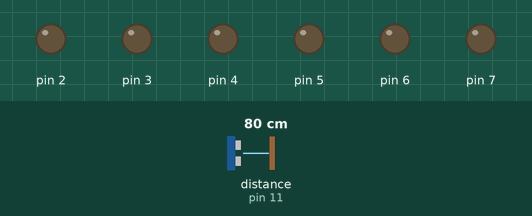
Simulated run of this sketch. Board: Arduino Uno, built with avr-gcc and run on an emulated ATmega328P. On the bench: output pins drawn as LEDs (lit = HIGH). Wiring (inferred from the names in the program): ultrasonic range finder: trigger pin 12; echo pin 11. Inputs (shaded band) come from the test bench; at power-on: distance to the obstacle (sensor on pin 11) 80 cm. The echo pulse lasts 58.3 µs per cm; pins used as bus, display or sensor lines are not drawn.

Above: at 1.2 s.
1.3 s: distance to the obstacle (sensor on pin 11) set to 33 cm
2.8 s: distance to the obstacle (sensor on pin 11) set to 28 cm
At 3.6 s:
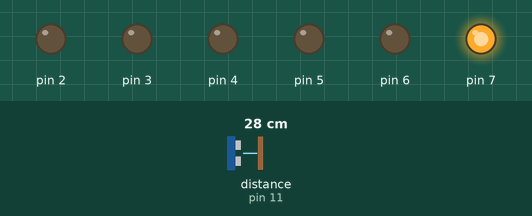
13.3 s: distance to the obstacle (sensor on pin 11) set to 35 cm
At 14.4 s:
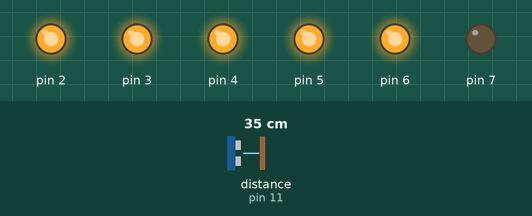
16.3 s: distance to the obstacle (sensor on pin 11) set to 2 cm
At 17.4 s:
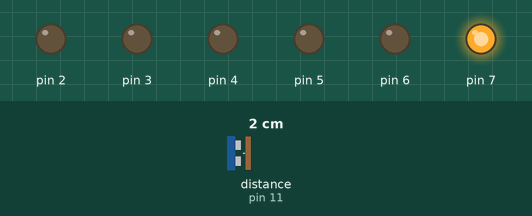
Timing chart, 0 to 18.8 s (numbered marks = the images above; inputs shaded):
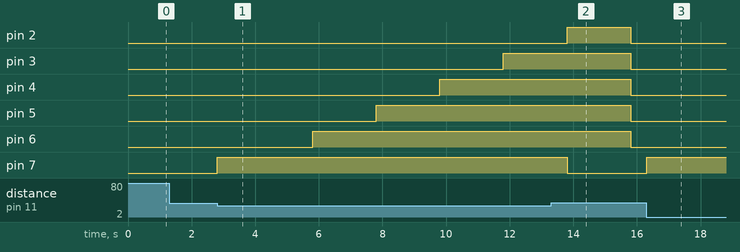

The sketch:

Timer_Code.ino
```cpp
int echoPin = 11;
int trigPin = 12;
long duration;
int distance;

void setup() {
  for (int i = 2; i <= 7; i++) {
    pinMode (i, OUTPUT);
  }
  pinMode (trigPin, OUTPUT);
  pinMode (echoPin, INPUT);
}
void loop() {
  digitalWrite(trigPin, LOW);
  delayMicroseconds(2);
  digitalWrite(trigPin, HIGH);
  delayMicroseconds(10);
  digitalWrite(trigPin, LOW);
  duration = pulseIn(echoPin, HIGH);
  distance = (duration * .0343) / 2;


  if (distance > 0 && distance <= 30) {
    ledtimer();
  }
}

void ledtimer() {
  digitalWrite (7, HIGH);
  delay(3000);
  for (int i = 6; i >= 2; i--) {
    digitalWrite (i, HIGH);
    if (i == 2) {
      digitalWrite (7, LOW);
    }
    delay(2000);
  }
  for (int i = 7; i >= 2; i--) {
    digitalWrite (i, LOW);

  }
}
```

Measured:
- the behaviour switches between 32 and 31 cm on distance to the obstacle (sensor on pin 11) (found by bisection; images 0 and 1)
- after the input at 1.3 s, every drawn part: stays the same
- after the input at 2.8 s, pin 3: LOW → HIGH after 9.0 s; pin 4: LOW → HIGH after 7.0 s; pin 5: LOW → HIGH after 5.0 s; pin 6: LOW → HIGH after 3.0 s; pin 7: LOW → HIGH at once
- after the input at 13.3 s, pin 7: goes on until 13.8 s, then stays LOW
- after the input at 16.3 s, pin 7: LOW → HIGH at once
